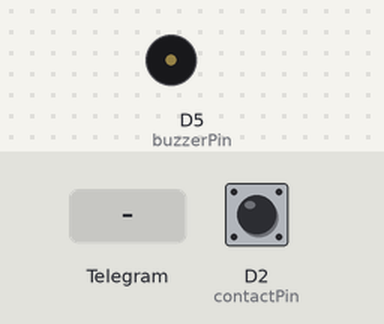
The sketch below on a simulated ESP8266 (NodeMCU). On the bench: buzzer (waves = sounding). The test bench sets the inputs (shaded band); at power-on: D2 (contactPin) HIGH. WiFi joins after 1.5 s; servers stay silent unless stated; the local clock reads 2024-03-15 10:24:30 at power-on unless the sketch sets it; what the sketch prints to the serial monitor is not drawn.

Above: at 4.1 s.
4.2 s: D2 (contactPin) pulled LOW for 0.15 s
At 5.6 s:
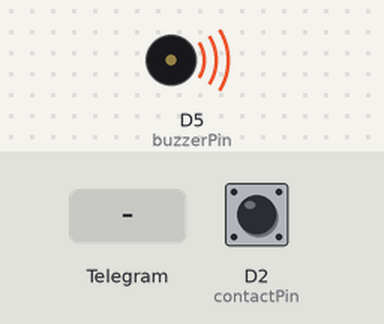
7.7 s: Telegram message "/stopalarm" received
At 10.0 s:
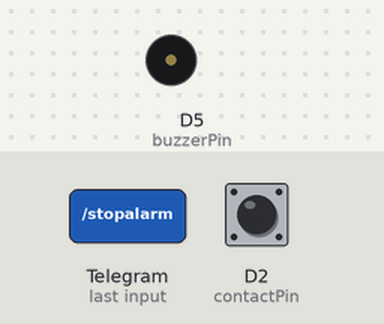
12.5 s: D2 (contactPin) pulled LOW for 1 s
At 13.1 s:
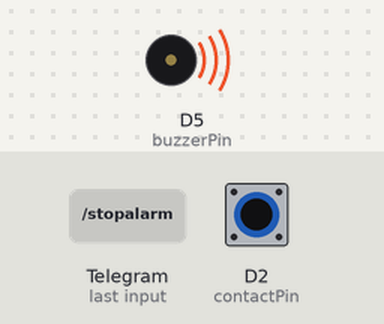
16.6 s: Telegram message "/testalarm" received
Timing chart, 0 to 20.9 s (numbered marks = the images above; inputs shaded):
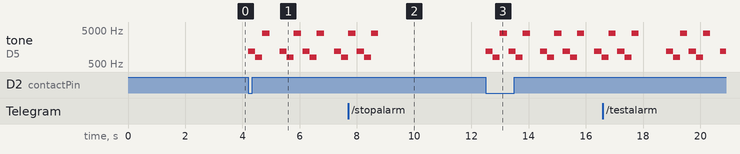

Measured:
- after the input at 4.2 s, tone on D5 (buzzerPin): plays 1200 Hz for 0.25 s, 800 Hz for 0.25 s, 4000 Hz for 0.25 s, 1200 Hz for 0.25 s, 800 Hz for 0.25 s, 4000 Hz for 0.25 s … (11 notes in this stretch), starting at once
- after the input at 7.7 s, tone on D5 (buzzerPin): goes on until 8.8 s, then stays silent
- after the input at 12.5 s, tone on D5 (buzzerPin): silent → 1200 Hz at once, then repeats every 1.9 s: 800 Hz 0.25 s, 4000 Hz 0.25 s, silent 0.05 s, 1200 Hz 0.25 s, 800 Hz 0.25 s, 4000 Hz 0.25 s, silent 0.35 s, 1200 Hz 0.25 s

The sketch:

Code.ino
```cpp
// (licence header left out)
// ###############################################################################################################################
// #
// # Code version:
// #
// ###############################################################################################################################
String codeversion = "1.2.4";
// #######################################################################################################################################################
#include <ESP8266WiFi.h>
#include <WiFiClientSecure.h>
#include <UniversalTelegramBot.h>   // https://github.com/witnessmenow/Universal-Arduino-Telegram-Bot
#include <ArduinoJson.h>            // https://github.com/arduino-libraries/Arduino_JSON
#include "settings.h"
// #######################################################################################################################################################
// General program settings:
String programname = "AWSW Water Alarm";
// #######################################################################################################################################################
// WiFi, Telegram and other settings:
X509List cert(TELEGRAM_CERTIFICATE_ROOT);
WiFiClientSecure client;
UniversalTelegramBot bot(BOTtoken, client);
int botRequestDelay = 1000;
unsigned long lastTimeBotRan;
bool alarmstatus = false;
// #######################################################################################################################################################
// Handle what happens when you receive new messages
void handleNewMessages(int numNewMessages) {
  // Serial.println("handleNewMessages");
  // Serial.println(String(numNewMessages));

  for (int i = 0; i < numNewMessages; i++) {
    // Chat id of the requester and block commands from an unauthorized user:
    String chat_id = String(bot.messages[i].chat_id);
    if (chat_id != CHAT_ID) {
      bot.sendMessage(chat_id, "Unauthorized user", "");
      continue;
    }

    // Print the received message
    String text = bot.messages[i].text;
    Serial.println(text);

    String from_name = bot.messages[i].from_name;

    // Show the commands list:
    if (text == "/start") {
      String welcome = "Welcome, " + from_name + ".\n";
      welcome += "use the following commands: \n\n";
      welcome += "Use /start to show this text \n";
      welcome += "Use /testalarm to perform a test alarm \n";
      welcome += "Use /stopalarm to stop the alarm \n\n";
      welcome += "Just type any other text to test the communication\n";
      bot.sendMessage(chat_id, welcome, "");
    }

    // Reply last send unknown command message:
    if ((text != "/start") && (text != "/testalarm") && (text != "/stopalarm")) {
      bot.sendMessage(CHAT_ID, "No valid command/text received:\n" + text, "");
    }

    // Perform a test alarm:
    if (text == "/testalarm") {
      bot.sendMessage(CHAT_ID, "Test alarm initiated. \n Use /stopalarm to end this test.", "");
      alarmstatus = true;
    }

    // Stop the alarm status:
    if (text == "/stopalarm") {
      bot.sendMessage(CHAT_ID, "Alarm stopped", "");
      alarmstatus = false;
    }

  }
}
// #######################################################################################################################################################
void setup() {
  Serial.begin(115200);
  delay(1000);
  Serial.println("######################################");
  Serial.println("# Starting: " + programname + " - " + codeversion + " #");
  Serial.println("######################################");
  Serial.println(" ");

  configTime(0, 0, "pool.ntp.org");
  client.setTrustAnchors(&cert);

  Serial.print("Connecting to Wifi: ");
  Serial.println(ssid);
  WiFi.disconnect();
  delay(150);
  WiFi.setHostname(wifiHostname);
  WiFi.begin(ssid, password);
  while (WiFi.status() != WL_CONNECTED) {
    Serial.print(".");
    delay(500);
  }
  Serial.println(".");
  Serial.print("Connected to Wifi: ");
  Serial.println(ssid);
  Serial.print("IP address: ");
  Serial.println(WiFi.localIP());
  Serial.print("Hostname: ");
  Serial.println(wifiHostname);

  // Initialize pins:
  pinMode(buzzerPin, OUTPUT);
  pinMode(contactPin, INPUT_PULLUP);

  // Send ESP online Telegram message:
  bot.sendMessage(CHAT_ID, programname + " - " + codeversion + " online", "");
  Serial.println(programname + " - " + codeversion + " online :)");
}
// #######################################################################################################################################################
void loop() {
  if (millis() > lastTimeBotRan + botRequestDelay)  {
    int numNewMessages = bot.getUpdates(bot.last_message_received + 1);
    while (numNewMessages) {
      Serial.println("got response: ");
      handleNewMessages(numNewMessages);
      numNewMessages = bot.getUpdates(bot.last_message_received + 1);
    }
    lastTimeBotRan = millis();
  }

  // Check for water contact:
  int contactValue = digitalRead(contactPin);
  if (contactValue == 0) {
    alarmstatus = true;
  }

  // Set alarm:
  if (alarmstatus == true) {
    alarm();
  }

  // Wifi reconnect needed:
  if (WiFi.status() != WL_CONNECTED) {
    Serial.print("Currently NOT connected to Wifi: ");
    Serial.println(ssid);
    WiFi.disconnect();
    delay(150);
    WiFi.begin(ssid, password);
    while (WiFi.status() != WL_CONNECTED) {
      Serial.print(".");
      delay(1000);
    }
    Serial.println(".");
    Serial.print("Connected to Wifi: ");
    Serial.println(ssid);
    Serial.print("IP address: ");
    Serial.println(WiFi.localIP());
    Serial.print("Hostname: ");
    Serial.println(wifiHostname);
  }
}
// #######################################################################################################################################################
void alarm() {
  tone(buzzerPin, 1200, 250);
  delay(250);
  tone(buzzerPin, 800, 250);
  delay(250);
  tone(buzzerPin, 4000, 250);
  bot.sendMessage(CHAT_ID, "ALARM - " + programname + " - ALARM", "");
  Serial.println("ALARM - " + programname + " - ALARM");
}
// #######################################################################################################################################################
```

settings.h
```cpp
// #######################################################################################################################################################

// Wifi settings - replace with your network credentials
const char* ssid = "YOUR_SSID";
const char* password = "YOUR_WIFI_PASSWORD";
const char* wifiHostname = "AWSW-Water-Alarm";

// #######################################################################################################################################################

// Buzzer pin:
#define buzzerPin D5

// Contact pin:
#define contactPin D2

// #######################################################################################################################################################

// Telegram new BOT creation:
// In Telegram search user "BotFather" and use the "Start" button
// Then type: "/newbot"
// Set a name for the new bot when requested
// Set a username for the new bot when requested
// Check the "Done! Congratulations" message for the line after "Use this token to access the HTTP API:" and add this line to the setting above here:
#define BOTtoken "XXXXXXXXXX:YYYYYYYYYYYYYYY-ZZZZZZZZZZZZZZZZZZZZ"

// #######################################################################################################################################################

// Your chat id for your own Telegram messanger
// In Telegram search user "IDBot" and use the "Start" button
// Then type: "/getid"
// Copy your own Telegram ID and add this number to the setting above here:
#define CHAT_ID "1234512345"

// #######################################################################################################################################################

// If you like to have a menu with all the available commands just edit the created bot using BotFather again:
// - In Telegram search user "BotFather" and use the "Start" button
// - /mybots
// - Select your bot
// - Select "Edit bot"
// - Select "Edit Commands"
// - Follow the instruction to set up the menu entries - example (send without the "//"):
// start - to show this text
// testalarm - to perform a test alarm
// stopalarm - to stop the alarm

// #######################################################################################################################################################
```
